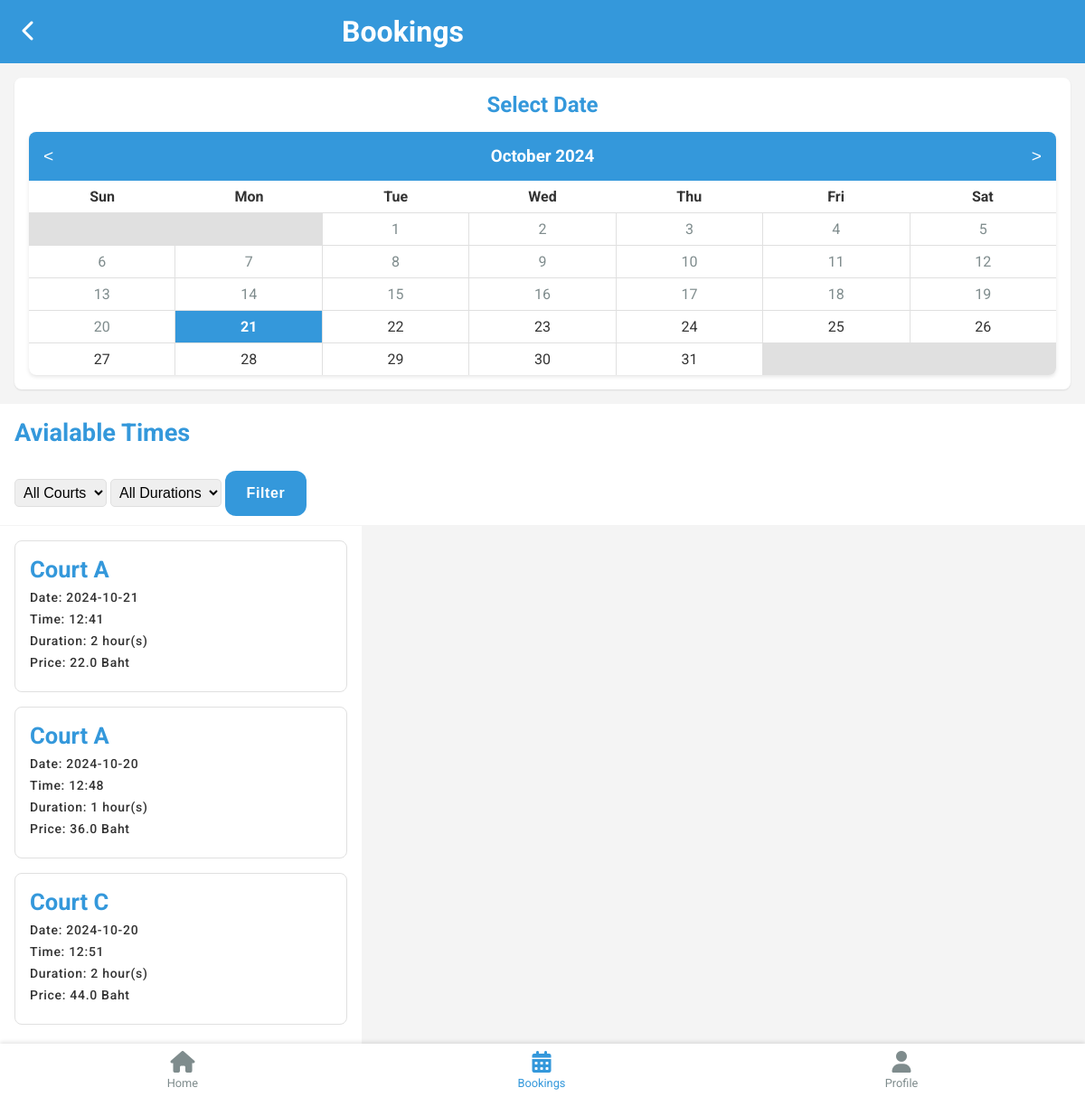
The app's page /user/bookings with its own data.
### webapp/models.py (models this page shows, shortened)
class Court(db.Model):
    id = db.Column(db.Integer, primary_key=True)
    court_name = db.Column(db.String(100), nullable=False)
    date = db.Column(db.String(20), nullable=False)
    time = db.Column(db.String(20), nullable=False)
    duration = db.Column(db.Integer, nullable=False)  # in hours
    current_price = db.Column(db.Float, nullable=False)
    previous_price = db.Column(db.Float)
    bookings = db.relationship("Booking", backref=db.backref("booking", lazy=True))

### webapp/user.py (the view)
@user.route('/bookings', methods=['GET', 'POST'])
def bookings():
    selected_date = request.args.get('date')
    selected_court = request.args.get('court')
    selected_duration = request.args.get('duration')
    unique_courts = Court.query.with_entities(Court.court_name).distinct().all()
    unique_durations = Court.query.with_entities(Court.duration).distinct().all()
    query = Court.query
    if selected_date:
        query = query.filter(Court.date == selected_date)
        return redirect(url_for('user.bookings'))
    if selected_court and selected_court != 'all':
        query = query.filter(Court.court_name == selected_court)
        return redirect(url_for('user.bookings'))
    if selected_duration and selected_duration != 'all':
        query = query.filter(Court.duration == selected_duration)
        return redirect(url_for('user.bookings'))
    courts = query.all()
    return render_template(
        'end_user/bookings.html',
        courts=courts,
        selected_court=selected_court,
        selected_duration=selected_duration,
        selected_date=selected_date,
        unique_courts=[court.court_name for court in unique_courts],
        unique_durations=[duration.duration for duration in unique_durations]
    )

### webapp/templates/end_user/bookings.html (shortened to what this page needs)
{% extends 'end_user/user_base.html' %}
{% block content %}
    <header class="booking-header">
        <button class="header-back-btn" aria-label="Go back"><i class="fas fa-chevron-left"></i></button>
        <h1>Bookings</h1>
    </header>
    <div class="booking-calendar-container" method="POST">
        <div class="inner-calendar">
            <h2>Select Date</h2>
            <div id="booking-calendar" class="booking-calendar">
                <div class="calendar-header">
                    <button id="prevMonth">&lt;</button>
                    <h3 id="currentMonth">Month Year</h3>
                    <button id="nextMonth">&gt;</button>
                </div>
                <div class="calendar-body">
                    <div class="calendar-weekdays">
                        <div>Sun</div>
                        <div>Mon</div>
                        <div>Tue</div>
                        <div>Wed</div>
                        <div>Thu</div>
                        <div>Fri</div>
                        <div>Sat</div>
                    </div>
                    <div id="calendarDays" class="calendar-days"></div>
                </div>
            </div>
        </div>
    </div>
    <div class="booking-avialable-times">
        <h2 class="available-times-title">Avialable Times</h2>
        <div class="filter-section">
            <form method="GET" action="{{ url_for('user.bookings') }}" class="court-filter">
                <select id="courtFilter" name="court">
                    <option value="all">All Courts</option>
                </select>
                <select id="durationFilter" name="duration">
                    <option value="all">All Durations</option>
                </select>
                <button id="filterBtn" type="submit">Filter</button>
            </form>
        </div>
        <div class="booking-times-info">
            <div class="booking-times-list" id="booking-times-list">
                {% for court in courts %}
                    {% if (not selected_court or selected_court == 'all' or court.court_name == selected_court) and
                        (not selected_duration or selected_duration == 'all' or court.duration == selected_duration) and
                        (not selected_date or court.date == selected_date) %}
                        <div class="court-item" data-court="{{ court.court_name }}" data-duration="{{ court.duration }}">
                            <h3 class="item-title">{{ court.court_name }}</h3>
                            <p class="item-time info">Date: {{ court.date }}</p>
                            <p class="item-time info">Time: {{ court.time }}</p>
                            <p class="item-duration info">Duration: {{ court.duration }} hour(s)</p>
                            <p class="item-price info">Price: {{ court.current_price }} Baht</p>
                        </div>
                    {% else %}
                        <p>No available times match your selection.</p>
                    {% endif %}
                {% endfor %}
            </div>
        </div>
    </div>
{% endblock %}

### webapp/templates/end_user/user_base.html (shortened to what this page needs)
<!DOCTYPE html>
<html lang="en">
<head>
    <link rel="stylesheet" href="https://cdnjs.cloudflare.com/ajax/libs/font-awesome/6.6.0/css/all.min.css" />
    <link rel="stylesheet" href="{{ url_for('static', filename='css/end_user/uni.css') }}">
    <link rel="stylesheet" href="{{ url_for('static', filename='css/end_user/welcome.css') }}">
    <link rel="stylesheet" href="{{ url_for('static', filename='css/end_user/logreg.css') }}">
    <link rel="stylesheet" href="{{ url_for('static', filename='css/end_user/nav.css') }}">
    <link rel="stylesheet" href="{{ url_for('static', filename='css/end_user/home.css') }}">
    <link rel="stylesheet" href="{{ url_for('static', filename='css/end_user/bookings.css') }}">
    <link rel="stylesheet" href="{{ url_for('static', filename='css/end_user/profile.css') }}">
    <link rel="stylesheet" href="{{ url_for('static', filename='css/end_user/bookingform.css') }}">
</head>
<body>
    {% block content %}
    {% endblock %}
    {% include 'end_user/navbar.html' %}
</body>
</html>

### webapp/templates/end_user/navbar.html
<nav class="bottom-nav">
    <a href="/user/dashboard" id="homeBtn">
        <i class="fas fa-home"></i>
        <span>Home</span>
    </a>
    <a href="/user/bookings" id="bookingsBtn" class="active">
        <i class="fas fa-calendar-alt"></i>
        <span>Bookings</span>
    </a>
    <a href="/user/profile" id="profileBtn">
        <i class="fas fa-user"></i>
        <span>Profile</span>
    </a>
</nav>

### webapp/static/css/end_user/uni.css (style rules this page uses)
:root { --primary-color: #3498db; --secondary-color: #2ecc71; --background-color: #f4f4f4; --text-color: #333; --light-text-color: #7f8c8d; --border-color: #e0e0e0; --shadow-color: rgba(0, 0, 0, 0.1); --btnHover-color: #2980b9; --darkblue-color: #2c3e50; }
* { margin: 0; padding: 0; box-sizing: border-box; }
body { font-family: "Roboto"; background-color: var(--background-color); color: var(--text-color); line-gap-override: 1.6; max-height: 100vh; width: 100%; }

### webapp/static/css/end_user/nav.css (style rules this page uses)
.bottom-nav { display: flex; justify-content: space-around; background-color: white; position: fixed; bottom: 0; left: 0; right: 0; padding: 0.5rem; box-shadow: 0 -2px 4px var(--shadow-color); }
.bottom-nav a { background: none; border: none; display: flex; flex-direction: column; align-items: center; color: var(--light-text-color); font-size: 0.8rem; cursor: pointer; text-decoration: none; }
.bottom-nav a.active { color: var(--primary-color); }
.bottom-nav a i { font-size: 1.5rem; margin-bottom: 0.25rem; }
@media (min-width: 768px) { .booking-calendar-container, .booking-available-times { flex: 1; } }

### webapp/static/css/end_user/bookings.css (style rules this page uses)
.booking-header { background-color: var(--primary-color); display: flex; justify-content: space-between; align-items: center; padding: 1rem; position: relative; top: 0; z-index: 1; }
.booking-header h1 { width: 69%; color: #fff; }
.booking-calendar-container, .booking-available-times { background-color: white; border-radius: 8px; padding: 1rem; margin: 1rem; box-shadow: 0 1px 2px var(--shadow-color); }
.booking-calendar-container .inner-calendar h2 { text-align: center; margin-bottom: 1rem; color: var(--primary-color); }
.booking-calendar { background-color: white; border-radius: 8px; overflow: hidden; box-shadow: 0 2px 4px var(--shadow-color); }
.calendar-header { display: flex; justify-content: space-between; align-items: center; padding: 1rem; background-color: var(--primary-color); color: white; }
.calendar-header button { background: none; border: none; color: white; font-size: 1.2rem; cursor: pointer; }
.calendar-weekdays { display: grid; grid-template-columns: repeat(7, 1fr); text-align: center; font-weight: bold; padding: 0.5rem 0; border-bottom: 1px solid var(--border-color); }
.calendar-days { display: grid; grid-template-columns: repeat(7, 1fr); gap: 1px; background-color: var(--border-color); }
.available-times-title { position: sticky; top: 0; z-index: 5; padding: 1rem; margin: 0; font-size: 1.7rem; color: var(--primary-color); background-color: white; transition: background-color 0.2s, color 0.2s; }
.filter-section { display: flex; gap: 10px; padding: 10px 16px; align-items: center; justify-content: space-between; background-color: #fff; margin-bottom: 1px; border: none; }
.filter-section select { font-size: 1rem; border: 1px solid var(--border-color); padding: 5px; border-radius: 5px; outline: none; }
#filterBtn { background-color: var(--primary-color); color: #fff; border: none; padding: 1rem; border-radius: 12px; font-weight: 600; font-size: 1rem; width: 90px; letter-spacing: 0.6px; cursor: pointer; }
.booking-times-info { width: 100%; max-width: 400px; padding: 1rem; background-color: #fff; }
.booking-times-list { display: grid; gap: 1rem; margin-bottom: 4rem; }
.court-item { background-color: white; border: 1px solid var(--border-color); border-radius: 8px; padding: 1rem; text-align: left; cursor: pointer; transition: all 0.3s ease; }
.court-item p { margin-bottom: 0.5rem; }
.item-title { font-weight: bold; font-size: 1.6rem; color: var(--primary-color); margin-bottom: 0.5rem; }
.court-item .info { font-size: 14px; font-weight: 500; letter-spacing: 0.7px; }

### webapp/static/css/end_user/profile.css (style rules this page uses)
.header-back-btn { background: none; border: none; color: white; font-size: 1.5rem; cursor: pointer; width: 2rem; }

### records on screen
Court: court_name "Court A", date "2024-10-21", time "12:41", duration "2", current_price "22.0"
Court: court_name "Court A", date "2024-10-20", time "12:48", duration "1", current_price "36.0"
Court: court_name "Court C", date "2024-10-20", time "12:51", duration "2", current_price "44.0"
